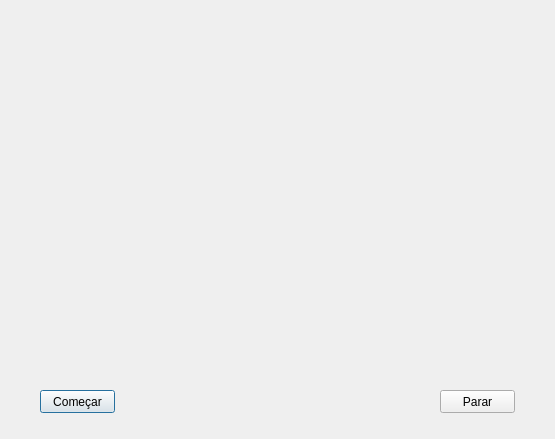
<?xml version="1.0" encoding="UTF-8"?>
<ui version="4.0">
 <class>Dialog</class>
 <widget class="QDialog" name="Dialog">
  <property name="geometry">
   <rect>
    <x>0</x>
    <y>0</y>
    <width>555</width>
    <height>439</height>
   </rect>
  </property>
  <property name="windowTitle">
   <string>F.R.Controler</string>
  </property>
  <property name="autoFillBackground">
   <bool>false</bool>
  </property>
  <widget class="QPushButton" name="btBegin">
   <property name="geometry">
    <rect>
     <x>40</x>
     <y>390</y>
     <width>75</width>
     <height>23</height>
    </rect>
   </property>
   <property name="text">
    <string>Começar</string>
   </property>
  </widget>
  <widget class="QPushButton" name="btStop">
   <property name="geometry">
    <rect>
     <x>440</x>
     <y>390</y>
     <width>75</width>
     <height>23</height>
    </rect>
   </property>
   <property name="text">
    <string>Parar</string>
   </property>
  </widget>
 </widget>
 <resources/>
 <connections/>
</ui>
